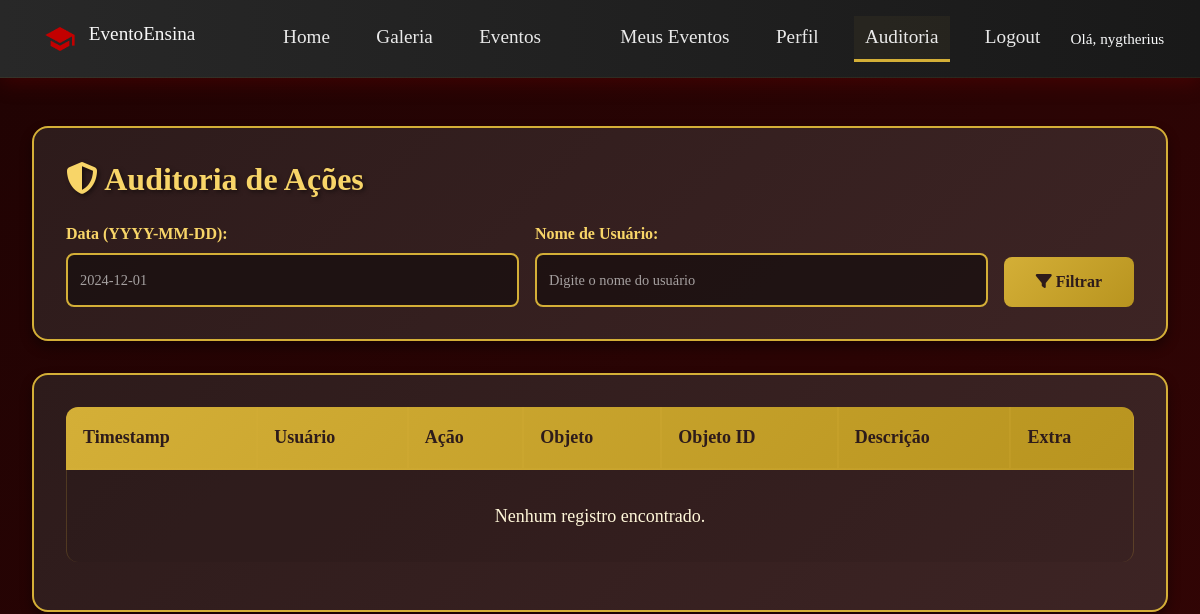
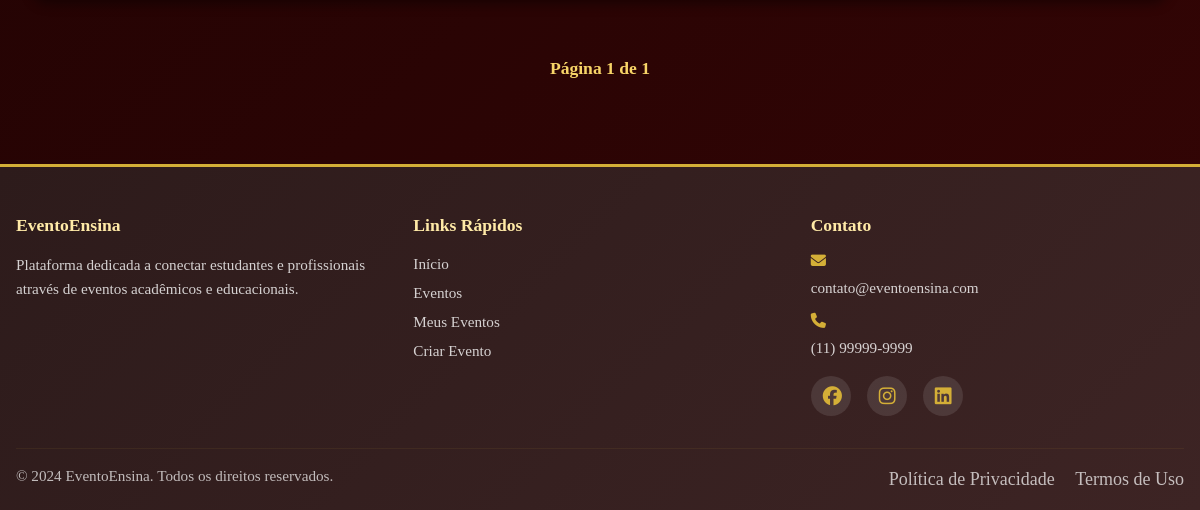
Before: /eventos/auditoria/ (signed in) with the older database file (2 pictures, top to bottom).
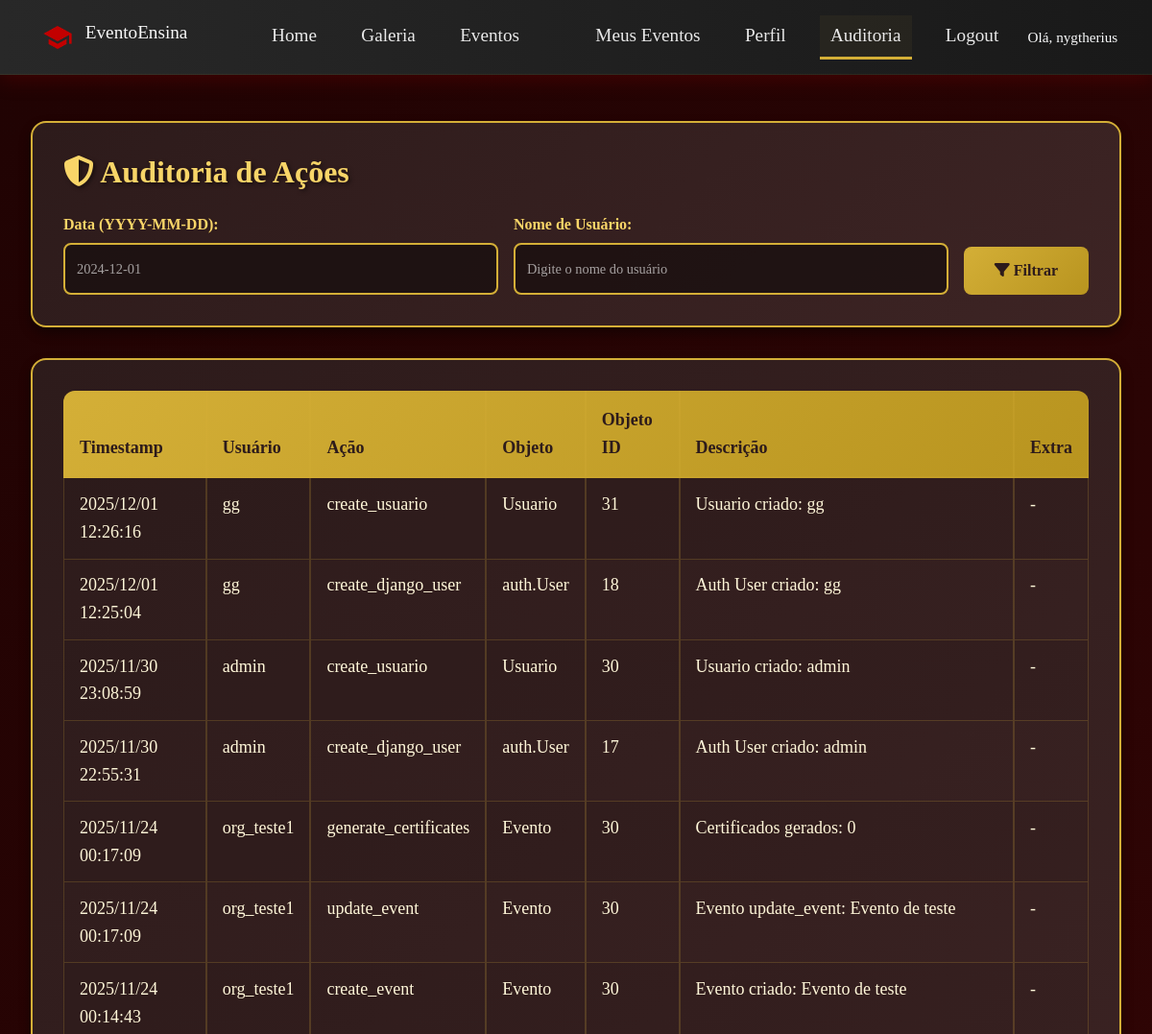
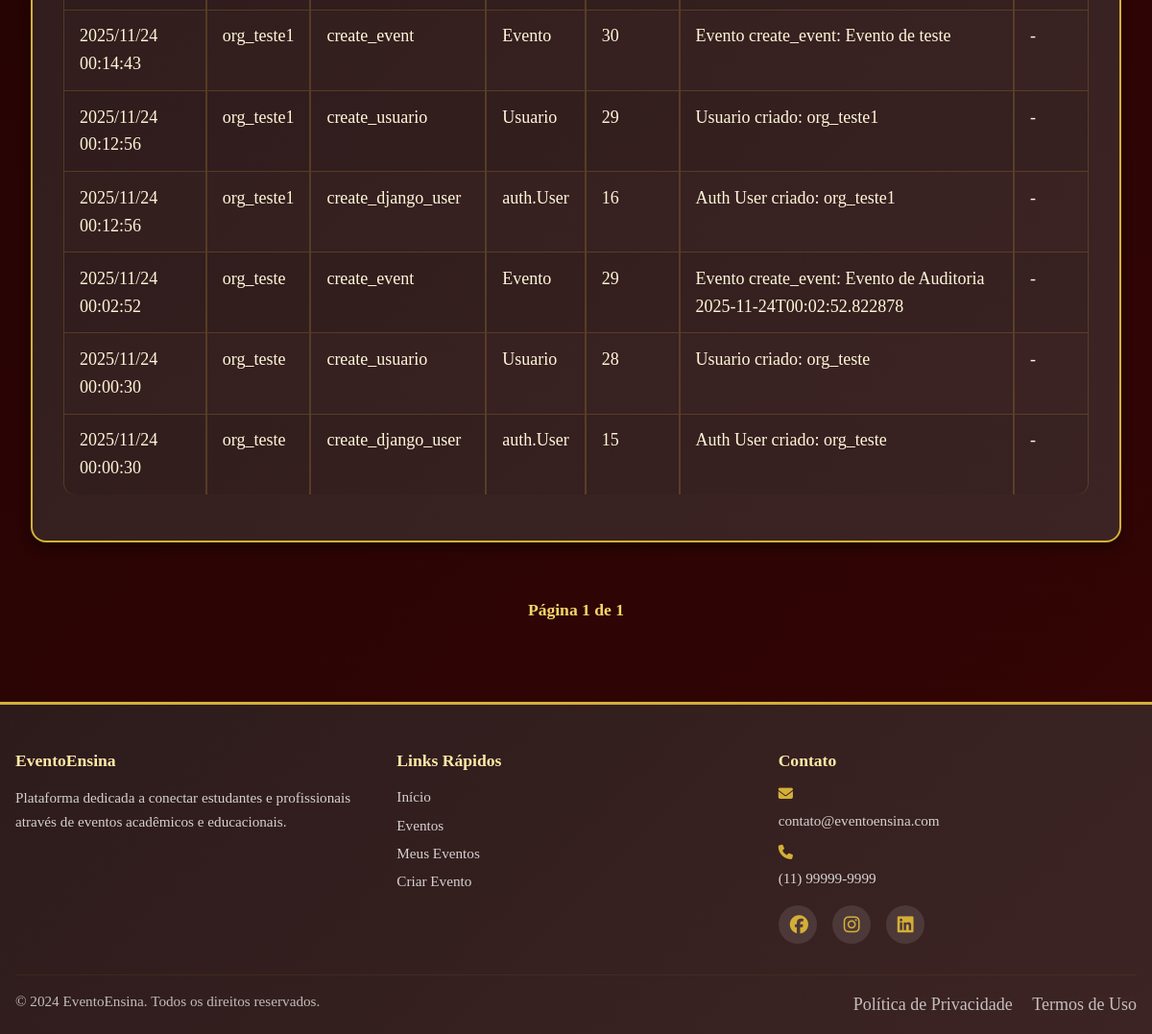
After: the same page with the newer database file (2 pictures, top to bottom).
### usuarios/models.py (models this page shows, shortened)
class Usuario(models.Model):
    nome = models.CharField(max_length=150)
    ddd = models.ForeignKey(DDD, on_delete=models.SET_NULL, null=True, blank=True)
    telefone = models.CharField(max_length=15, blank=True, null=True)
    instituicao = models.ForeignKey(Instituicao, on_delete=models.SET_NULL, null=True, blank=True)
    tipo = models.ForeignKey(TipoUsuario, on_delete=models.CASCADE)
    nome_usuario = models.CharField(max_length=50, unique=True)
    email = models.EmailField(blank=True, null=True)
    senha = models.CharField(max_length=128, blank=True, null=True)
    user = models.OneToOneField(settings.AUTH_USER_MODEL, on_delete=models.SET_NULL, null=True, blank=True, related_name='profile')
    base_dir = models.CharField(max_length=255, blank=True, null=True)

class AuditLog(models.Model):
    timestamp = models.DateTimeField(auto_now_add=True, db_index=True)
    usuario = models.ForeignKey('usuarios.Usuario', on_delete=models.SET_NULL, null=True, blank=True)
    django_user = models.ForeignKey(
        'auth.User', on_delete=models.SET_NULL, null=True, blank=True, related_name='audit_logs'
    )
    action = models.CharField(max_length=100)
    object_type = models.CharField(max_length=100, blank=True, null=True)
    object_id = models.CharField(max_length=100, blank=True, null=True)
    description = models.TextField(blank=True, null=True)
    ip_address = models.CharField(max_length=45, blank=True, null=True)
    extra = models.JSONField(blank=True, null=True)
    class Meta:
        ordering = ['-timestamp']

### eventos/views.py (the view, shortened to what this page needs)
# urls.py: path('auditoria/', views.auditoria, name='auditoria_eventos'),
@login_required
def auditoria(request):
    usuario = get_current_usuario(request)
    try:
        if not (request.user and request.user.is_authenticated and request.user.is_superuser):
            messages.error(request, 'Acesso negado: apenas superusuários podem consultar auditoria.')
            return redirect('meus_eventos')
    except Exception:
        messages.error(request, 'Acesso negado: credenciais inválidas para auditoria.')
        return redirect('meus_eventos')
    from usuarios.models import AuditLog
    from django.db.models import Q
    qs = AuditLog.objects.all().order_by('-timestamp')
    date_str = request.GET.get('date')
    username = request.GET.get('username', '').strip()
    all_usuarios = Usuario.objects.values_list('nome_usuario', flat=True).distinct()
    all_django_users = User.objects.values_list('username', flat=True).distinct()
    all_usernames = sorted(set(list(all_usuarios) + list(all_django_users)))
    paginator = Paginator(qs, 50)
    page = request.GET.get('page', 1)
    try:
        logs = paginator.page(page)
    except Exception:
        logs = paginator.page(1)
    return render(request, 'eventos/auditoria.html', {
        'logs': logs,
        'usuario': usuario,
        'nav_items': nav_items,
        'all_usernames': all_usernames,
    })

### eventos/templates/eventos/auditoria.html (shortened to what this page needs)
{% extends 'base/base.html' %}
{% load static %}
{% block extra_css %}
<link rel="stylesheet" href="{% static 'css/auditoria.css' %}">
{% endblock %}
{% block content %}
<div class="audit-container">
  <div class="audit-header">
    <h1><i class="fas fa-shield-alt"></i> Auditoria de Ações</h1>
    <form method="get" class="audit-filters">
      <div class="filter-group">
        <label for="date">Data (YYYY-MM-DD):</label>
        <input type="text" id="date" name="date" value="{{ request.GET.date }}" placeholder="2024-12-01">
      </div>
      <div class="filter-group">
        <label for="username">Nome de Usuário:</label>
        <input type="text" id="username" name="username" value="{{ request.GET.username }}" placeholder="Digite o nome do usuário" list="usernames-list">
      </div>
      <button type="submit" class="btn-filter"><i class="fas fa-filter"></i> Filtrar</button>
    </form>
  </div>
  <div class="audit-table-container">
    <table id="auditTable" class="table table-striped table-bordered" style="width:100%">
      <thead>
        <tr>
          <th>Timestamp</th>
          <th>Usuário</th>
          <th>Ação</th>
          <th>Objeto</th>
          <th>Objeto ID</th>
          <th>Descrição</th>
          <th>Extra</th>
        </tr>
      </thead>
      <tbody>
        {% for l in logs %}
        <tr>
          <td>{{ l.timestamp|date:"Y/m/d H:i:s" }}</td>
          <td>
            {% if l.usuario %}
              <span title="Usuario ID: {{ l.usuario.id }}">{{ l.usuario.nome_usuario }}</span>
            {% elif l.django_user %}
              <span title="Django User ID: {{ l.django_user.id }}">{{ l.django_user.username }}</span>
            {% else %}
              <em>sistema</em>
            {% endif %}
          </td>
          <td>{{ l.action }}</td>
          <td>{{ l.object_type }}</td>
          <td>{{ l.object_id|default:"-" }}</td>
          <td>{{ l.description|default:"-" }}</td>
          <td>{{ l.extra|default:"-" }}</td>
        </tr>
        {% empty %}
        <tr><td colspan="7" style="text-align: center; padding: 2rem; color: #ff7f16;">Nenhum registro encontrado.</td></tr>
        {% endfor %}
      </tbody>
    </table>
  </div>
  <div id="serverPagination" class="pagination">
    <span>Página {{ logs.number }} de {{ logs.paginator.num_pages }}</span>
  </div>
</div>
{% block extra_js %}
  <link rel="stylesheet" href="https://cdn.datatables.net/1.13.7/css/jquery.dataTables.min.css">
{% endblock %}
{% endblock %}

### instituicao_ensino/templates/base/base.html (shortened to what this page needs)
{% load static %}
<!DOCTYPE html>
<html lang="pt-br">
<head>
    <link rel="stylesheet" href="https://cdnjs.cloudflare.com/ajax/libs/font-awesome/6.6.0/css/all.min.css">
    <link href="https://cdn.jsdelivr.net/npm/bootstrap@5.3.2/dist/css/bootstrap.min.css" rel="stylesheet">
    <link rel="stylesheet" href="{% static 'styles/base.css' %}">
    <link rel="stylesheet" href="{% static 'styles/nav.css' %}">
    {% block extra_css %}{% endblock %}
</head>
<body>
    <nav class="navbar navbar-expand-lg navbar-dark bg-dark custom-navbar">
        <div class="container-fluid">
            <a class="navbar-brand" href="{% url 'main' %}">
                <img src="{% static 'favicon.png' %}" alt="Logo" width="32" height="32" class="d-inline-block align-text-top">
                EventoEnsina
            </a>
            <div class="collapse navbar-collapse" id="navbarSupportedContent">
                <ul class="navbar-nav me-auto mb-2 mb-lg-0">
                    {% for item in nav_left %}
                    <li class="nav-item">
                        <a class="nav-link" href="{{ item.url }}">{{ item.label }}</a>
                    </li>
                    {% endfor %}
                </ul>
                <ul class="navbar-nav ms-auto mb-2 mb-lg-0">
                    {% for item in nav_right %}
                    <li class="nav-item">
                        {% if item.label == 'Criar Evento' %}
                            <a class="nav-link btn btn-cta" href="{{ item.url }}">{{ item.label }}</a>
                        {% else %}
                            <a class="nav-link" href="{{ item.url }}">{{ item.label }}</a>
                        {% endif %}
                    </li>
                    {% endfor %}
                    {% if current_usuario %}
                    <li class="nav-item">
                        <span class="navbar-text text-light">Olá, {{ current_usuario.nome }}</span>
                    </li>
                    {% endif %}
                </ul>
            </div>
        </div>
    </nav>
    <main>
        {% block content %}{% endblock %}
    </main>
    <footer class="custom-footer">
        <div class="container">
            <div class="row">
                <div class="col-md-4 footer-section">
                    <h5>EventoEnsina</h5>
                    <p>Plataforma dedicada a conectar estudantes e profissionais através de eventos acadêmicos e educacionais.</p>
                </div>
                <div class="col-md-4 footer-section">
                    <h5>Links Rápidos</h5>
                    <ul class="footer-links">
                        <li><a href="{% url 'main' %}">Início</a></li>
                        <li><a href="{% url 'lista_eventos' %}">Eventos</a></li>
                        {% if current_usuario %}
                        <li><a href="{% url 'meus_eventos' %}">Meus Eventos</a></li>
                        <li><a href="{% url 'criar_evento' %}">Criar Evento</a></li>
                        {% endif %}
                    </ul>
                </div>
                <div class="col-md-4 footer-section">
                    <h5>Contato</h5>
                    <div class="contact-info">
                        <p><i class="fas fa-envelope"></i> contato@eventoensina.com</p>
                        <p><i class="fas fa-phone"></i> (11) 99999-9999</p>
                        <div class="social-links">
                            <a href="#" class="social-link"><i class="fab fa-facebook"></i></a>
                            <a href="#" class="social-link"><i class="fab fa-instagram"></i></a>
                            <a href="#" class="social-link"><i class="fab fa-linkedin"></i></a>
                        </div>
                    </div>
                </div>
            </div>
            <div class="footer-bottom">
                <hr>
                <div class="row">
                    <div class="col-md-6">
                        <p>&copy; 2024 EventoEnsina. Todos os direitos reservados.</p>
                    </div>
                    <div class="col-md-6 text-md-end">
                        <a href="#" class="footer-link">Política de Privacidade</a>
                        <a href="#" class="footer-link">Termos de Uso</a>
                    </div>
                </div>
            </div>
        </div>
    </footer>
    {% block extra_js %}{% endblock %}
</body>
</html>

### static/styles/base.css (style rules this page uses)
* { margin: 0; padding: 0; box-sizing: border-box; }
:root { --primary-gold: #d4af37; --primary-gold-dark: #b8941f; --primary-orange: #ff7f16; --success-green: #28a745; --danger-red: #dc3545; --background-base-dark: #200303; --background-base-medium: #350505; --background-card: linear-gradient(135deg, #2d1b1b 0%, #3d2424 100%); --background-card-hover: linear-gradient(135deg, #3d2424 0%, #4d2c2c 100%); --text-light: #fff7d9; --text-brighter: #fffbe6; --text-heading: #ffeaa7; --text-muted: #ff7f16; --border-color: #d4af37; --card-shadow: 0 4px 6px rgba(0, 0, 0, 0.3); --card-shadow-hover: 0 6px 12px rgba(212, 175, 55, 0.2); }
body { font-family: 'Georgia', 'Times New Roman', serif; background: linear-gradient(135deg, var(--background-base-dark) 0%, var(--background-base-medium) 100%) no-repeat fixed; color: var(--text-light); min-height: 100vh; line-height: 1.6; font-size: 18px; display: flex; flex-direction: column; }
main { padding: 1rem; max-width: 1200px; margin: 0 auto; flex: 1; width: 100%; }
h1, h2, h3, h4, h5 { color: var(--text-heading); margin-bottom: 0.5rem; }
h1 { font-size: 2rem; }
h5 { font-size: 1.1rem; }
p, li, label { color: var(--text-light); font-size: 0.95rem; line-height: 1.4; }
a, .btn { color: var(--text-brighter); text-decoration: none; }
input, textarea, select { background: rgba(255,255,255,0.05); color: var(--text-brighter); border: 1px solid var(--border-color); font-size: 1rem; padding: 0.7rem; border-radius: 6px; width: 100%; }
input::placeholder, textarea::placeholder { color: rgba(255,255,255,0.6); font-size: 0.9rem; }
.custom-footer { background: linear-gradient(135deg, #2d1b1b 0%, #3d2424 100%); color: var(--text-light); padding: 3rem 0 1rem; margin-top: 10px; border-top: 3px solid var(--primary-gold); width: 100%; }
.footer-section h5 { color: var(--text-heading); font-weight: 700; margin-bottom: 1rem; font-size: 1.1rem; }
.footer-section p { color: rgba(255, 255, 255, 0.8); line-height: 1.6; margin-bottom: 1rem; }
.footer-links { list-style: none; padding: 0; margin: 0; }
.footer-links li { margin-bottom: 0.5rem; }
.footer-links a { color: rgba(255, 255, 255, 0.8); text-decoration: none; transition: color 0.3s ease; display: flex; align-items: center; gap: 0.5rem; }
.contact-info p { display: grid; align-items: self-start; gap: 0.5rem; margin-bottom: 0.8rem; }
.contact-info i { color: var(--primary-gold); width: 16px; }
.social-links { display: flex; gap: 1rem; margin-top: 1rem; }
.social-link { color: rgba(255, 255, 255, 0.8); font-size: 1.2rem; transition: all 0.3s ease; padding: 0.5rem; border-radius: 50%; background: rgba(255, 255, 255, 0.1); width: 40px; height: 40px; display: flex; align-items: center; justify-content: center; }
.footer-bottom { margin-top: 2rem; }
.footer-bottom hr { border-color: rgba(212, 175, 55, 0.3); margin: 2rem 0 1rem; }
.footer-bottom p { color: rgba(255, 255, 255, 0.7); margin: 0; }
.footer-link { color: rgba(255, 255, 255, 0.7); text-decoration: none; margin-left: 1rem; transition: color 0.3s ease; }
.mb-2 { margin-bottom: 1rem; }
.container { max-width: 1200px; margin: 0 auto; padding: 0 1rem; }
html, body { height: 100%; }

Changed rows visible on the page:
added AuditLog: timestamp "2025/12/01 12:26:16", usuario.nome_usuario "gg", action "create_usuario", object_type "Usuario", object_id "31", description "Usuario criado: gg", extra "-"
added AuditLog: timestamp "2025/12/01 12:25:04", django_user.username "gg", action "create_django_user", object_type "auth.User", object_id "18", description "Auth User criado: gg", extra "-"
added AuditLog: timestamp "2025/11/30 23:08:59", usuario.nome_usuario "admin", action "create_usuario", object_type "Usuario", object_id "30", description "Usuario criado: admin", extra "-"
added AuditLog: timestamp "2025/11/30 22:55:31", django_user.username "admin", action "create_django_user", object_type "auth.User", object_id "17", description "Auth User criado: admin", extra "-"
added AuditLog: timestamp "2025/11/24 00:17:09", usuario.nome_usuario "org_teste1", action "generate_certificates", object_type "Evento", object_id "30", description "Certificados gerados: 0", extra "-"
added AuditLog: timestamp "2025/11/24 00:17:09", usuario.nome_usuario "org_teste1", action "update_event", object_type "Evento", object_id "30", description "Evento update_event: Evento de teste", extra "-"
added AuditLog: timestamp "2025/11/24 00:14:43", usuario.nome_usuario "org_teste1", action "create_event", object_type "Evento", object_id "30", description "Evento criado: Evento de teste", extra "-"
added AuditLog: timestamp "2025/11/24 00:14:43", usuario.nome_usuario "org_teste1", action "create_event", object_type "Evento", object_id "30", description "Evento create_event: Evento de teste", extra "-"
added AuditLog: timestamp "2025/11/24 00:12:56", usuario.nome_usuario "org_teste1", action "create_usuario", object_type "Usuario", object_id "29", description "Usuario criado: org_teste1", extra "-"
added AuditLog: timestamp "2025/11/24 00:12:56", django_user.username "org_teste1", action "create_django_user", object_type "auth.User", object_id "16", description "Auth User criado: org_teste1", extra "-"
added AuditLog: timestamp "2025/11/24 00:02:52", usuario.nome_usuario "org_teste", action "create_event", object_type "Evento", object_id "29", description "Evento create_event: Evento de Auditoria 2025-11-24T00:02:52.822878", extra "-"
added AuditLog: timestamp "2025/11/24 00:00:30", usuario.nome_usuario "org_teste", action "create_usuario", object_type "Usuario", object_id "28", description "Usuario criado: org_teste", extra "-"
added AuditLog: timestamp "2025/11/24 00:00:30", django_user.username "org_teste", action "create_django_user", object_type "auth.User", object_id "15", description "Auth User criado: org_teste", extra "-"
Other visible differences:
text no longer shown: "Nenhum registro encontrado."
